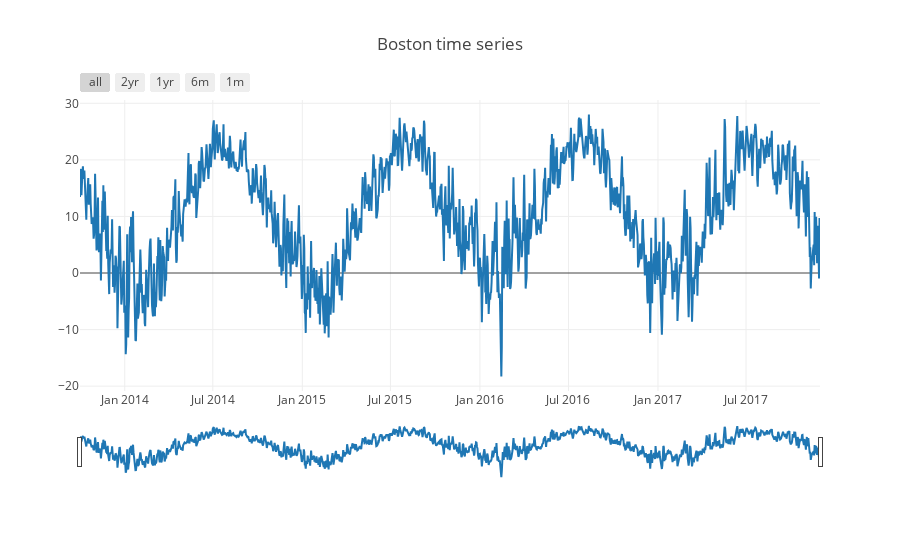

Notebook cell for this chart:
### Markdown cell above
Get chart data and plot

### Code cell
df = get_data(DATA)
fig = chart(f'{DATA} time series', df)
iplot(fig)

### Figure 1 — Plotly figure (JSON) as saved in the notebook; plotly's stock layout.template omitted (floating-point values rounded to 4 significant figures; data arrays with more than 128 entries replaced by an {"elided": "..."} marker saying what was removed)
{"data": [{"name": "Temperature", "type": "scatter", "uid": "f709560c-a03e-11e8-8437-00215cc353c9", "x": {"elided": "1522 str values"}, "y": {"elided": "1522 float values"}}], "layout": {"title": "Boston time series", "xaxis": {"rangeselector": {"buttons": [{"step": "all"}, {"count": 24, "label": "2yr", "step": "month", "stepmode": "backward"}, {"count": 12, "label": "1yr", "step": "month", "stepmode": "backward"}, {"count": 6, "label": "6m", "step": "month", "stepmode": "backward"}, {"count": 1, "label": "1m", "step": "month", "stepmode": "backward"}]}, "rangeslider": {"visible": true}, "type": "date"}}}
